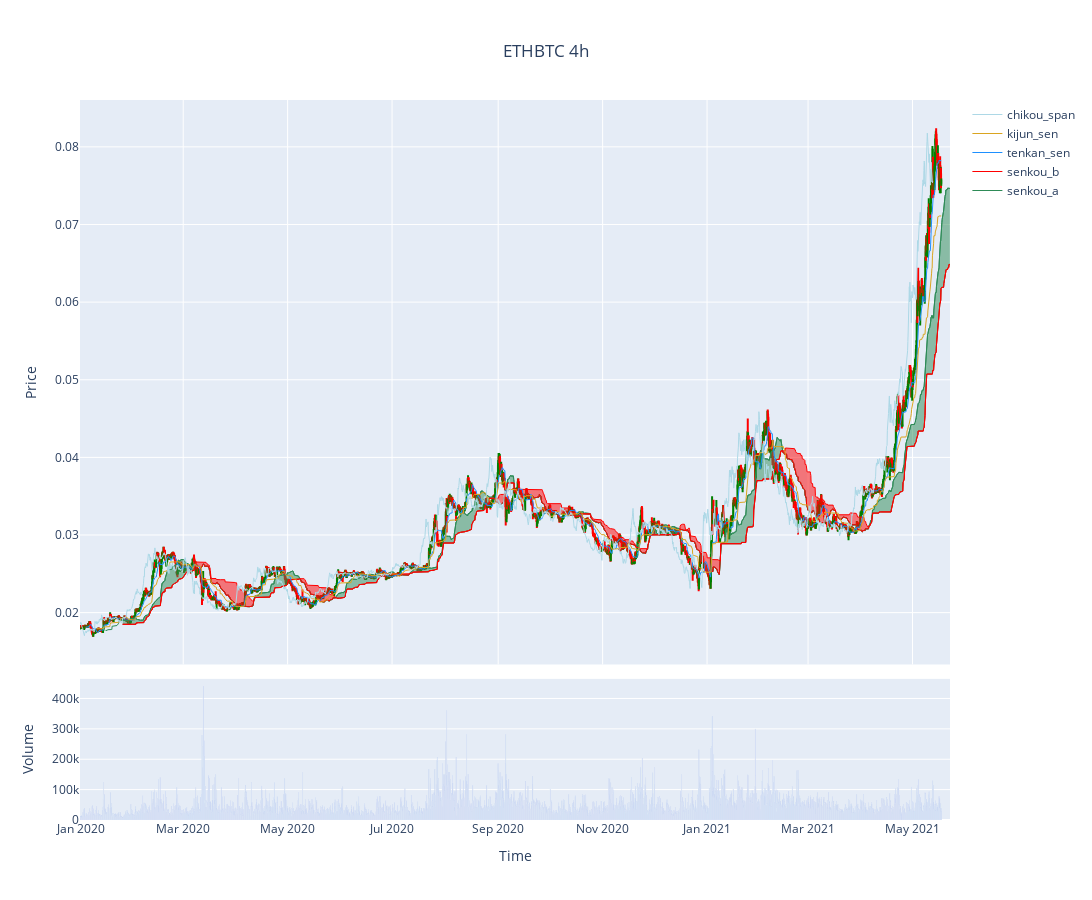

Notebook cell for this chart:
### Code cell
%%time

d = df 
fig = setup_ichi_graph(d, ticker, time_frame, cloud=True, tkc=True)
        
# fig.update_layout(
#     title='The Great Recession',
#     yaxis_title='AAPL Stock',
#     shapes = [dict(
#         x0='2016-12-09', x1='2016-12-09', y0=0, y1=1, xref='x', yref='paper',
#         line_width=2)],
#     annotations=[dict(
#         x='2016-12-09', y=0.05, xref='x', yref='paper',
#         showarrow=False, xanchor='left', text='Increase Period Begins')]
# )
iplot( fig, filename = 'candlestick-ichimoku' )

### Figure 1 — Plotly figure (JSON) as saved in the notebook; plotly's stock layout.template omitted (floating-point values rounded to 4 significant figures; data arrays with more than 128 entries replaced by an {"elided": "..."} marker saying what was removed)
{"data": [{"close": {"elided": "3048 float values"}, "decreasing": {"line": {"color": "red"}}, "high": {"elided": "3048 float values"}, "hovertext": {"elided": "3048 int values"}, "increasing": {"line": {"color": "green"}}, "low": {"elided": "3048 float values"}, "open": {"elided": "3048 float values"}, "showlegend": false, "type": "candlestick", "x": {"elided": "3048 str values"}, "xaxis": "x", "yaxis": "y"}, {"marker": {"color": "royalblue"}, "showlegend": false, "type": "bar", "x": {"elided": "3048 str values"}, "xaxis": "x2", "y": {"elided": "3048 float values"}, "yaxis": "y2"}, {"hoverinfo": "skip", "line": {"width": 1}, "marker": {"color": "seagreen"}, "mode": "lines", "name": "senkou_a", "type": "scatter", "x": {"elided": "3048 str values"}, "y": {"elided": "3048 float values"}}, {"hoverinfo": "skip", "line": {"width": 1}, "marker": {"color": "seagreen"}, "mode": "lines", "name": "senkou_a_trim", "opacity": 0, "showlegend": false, "type": "scatter", "x": {"elided": "3048 str values"}, "y": {"elided": "3048 float values"}}, {"fill": "tonexty", "hoverinfo": "skip", "line": {"width": 1}, "marker": {"color": "seagreen"}, "mode": "lines", "name": "cloud_bottom", "opacity": 0, "showlegend": false, "type": "scatter", "x": {"elided": "3048 str values"}, "y": {"elided": "3048 float values"}}, {"hoverinfo": "skip", "line": {"width": 1}, "marker": {"color": "red"}, "mode": "lines", "name": "senkou_b", "type": "scatter", "x": {"elided": "3048 str values"}, "y": {"elided": "3048 float values"}}, {"fill": "tonexty", "hoverinfo": "skip", "line": {"width": 1}, "marker": {"color": "red"}, "mode": "lines", "name": "cloud_bottom", "opacity": 0, "showlegend": false, "type": "scatter", "x": {"elided": "3048 str values"}, "y": {"elided": "3048 float values"}}, {"hoverinfo": "skip", "line": {"width": 1}, "marker": {"color": "dodgerblue"}, "mode": "lines", "name": "tenkan_sen", "type": "scatter", "x": {"elided": "3048 str values"}, "y": {"elided": "3048 float values"}}, {"hoverinfo": "skip", "line": {"width": 1}, "marker": {"color": "goldenrod"}, "mode": "lines", "name": "kijun_sen", "type": "scatter", "x": {"elided": "3048 str values"}, "y": {"elided": "3048 float values"}}, {"hoverinfo": "skip", "line": {"width": 1}, "marker": {"color": "lightblue"}, "mode": "lines", "name": "chikou_span", "type": "scatter", "x": {"elided": "3048 str values"}, "y": {"elided": "3048 float values"}}], "layout": {"height": 900, "hovermode": "x", "title": {"text": "ETHBTC 4h", "x": 0.5, "xanchor": "center", "y": 0.95, "yanchor": "top"}, "width": 1300, "xaxis": {"anchor": "y", "domain": [0, 1], "matches": "x2", "rangeslider": {"visible": false}, "showticklabels": false}, "xaxis2": {"anchor": "y2", "domain": [0, 1], "title": {"text": "Time"}}, "yaxis": {"anchor": "x", "domain": [0.216, 1], "title": {"text": "Price"}}, "yaxis2": {"anchor": "x2", "domain": [0, 0.196], "title": {"text": "Volume"}}}}
